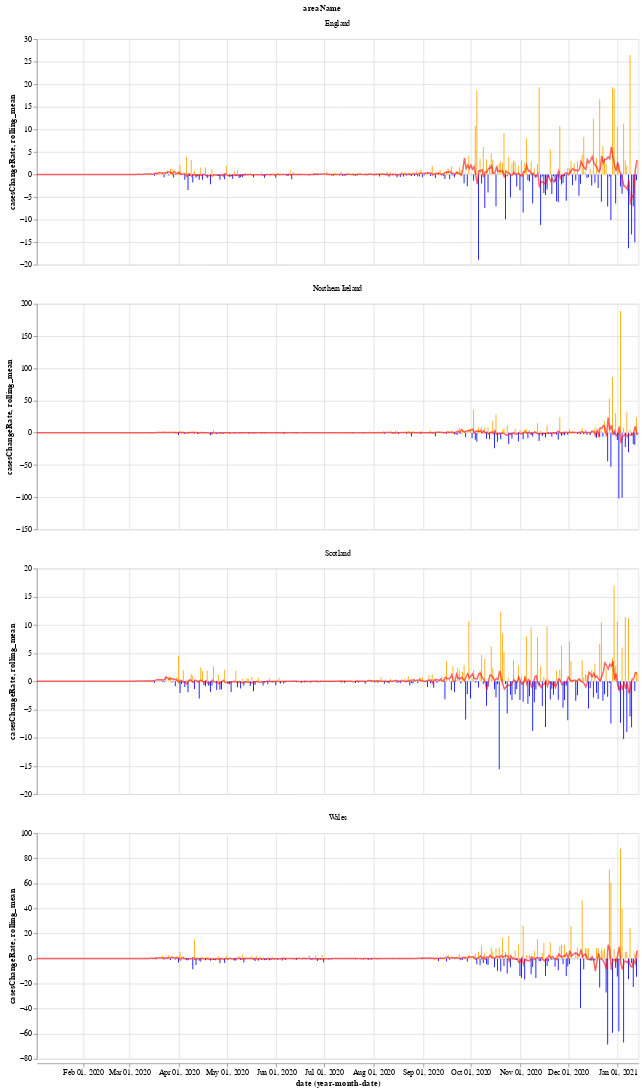

Here is the notebook cell this chart was saved with:
### Markdown cell above
We will use the Python library `Altair` for visualising the data, see the [altair docs](https://altair-viz.github.io/) for more information.

First we have a graph which shows the daily change in the number of new cases for each country. This number jumps up and down all over the place, which is likely due to delay in reporting of new cases over the weekend. Another interesting thing is that it looks like the daily cases in Wales experienced a much shorter period of calm over the summer (calm in the sense of daily cases not jumping up and down).

The orange bars are days when the number of new cases (per 100k population) was more than the previous day, while the blue are days when the number of new cases dropped. The red line is the 7 day moving average. 

When the moving average line is below 0, it means that there is a consistent drop in new cases. We can see this clearly happening around the times that lockdowns were introduced (though, to varying degrees). I will update the graphs soon with a marker of when each lockdown started.

### Code cell
# collapse
import altair as alt

bars = alt.Chart(uk_cases).mark_bar().encode(
    x="yearmonthdate(date):T",
    y="casesChangeRate:Q",
    tooltip='casesChange',
    color=alt.condition(
        alt.datum.casesChangeRate > 0,
        alt.value("orange"),  # The positive color
        alt.value("blue")  # The negative color
    )
).properties(title='Daily change in number of new cases with 7 day rolling mean',width=800).interactive()

line = alt.Chart(uk_cases).mark_line(
    color='red',
    size=2,
    opacity=0.6
).transform_window(
    rolling_mean='mean(casesChangeRate)',
    frame=[0, 7],
    groupby=['areaName']
).encode(
    x='yearmonthdate(date):T',
    y='rolling_mean:Q'
)

alt.layer(bars, line, data=uk_cases).facet(alt.Column(
    'areaName'), columns=1).resolve_scale(y='independent')

### Figure 1 — Vega-Lite specification as saved in the notebook (floating-point values rounded to 4 significant figures; data arrays with more than 128 entries replaced by an {"elided": "..."} marker saying what was removed)
{"config": {"view": {"continuousWidth": 400, "continuousHeight": 300}}, "data": {"name": "data-919c40ead4c210def175c332f83820c7"}, "facet": {"type": "nominal", "field": "areaName"}, "spec": {"layer": [{"mark": "bar", "encoding": {"color": {"condition": {"value": "orange", "test": "(datum.casesChangeRate > 0)"}, "value": "blue"}, "tooltip": {"type": "quantitative", "field": "casesChange"}, "x": {"type": "temporal", "field": "date", "timeUnit": "yearmonthdate"}, "y": {"type": "quantitative", "field": "casesChangeRate"}}, "selection": {"selector001": {"type": "interval", "bind": "scales", "encodings": ["x", "y"]}}, "title": "Daily change in number of new cases with 7 day rolling mean", "width": 800}, {"mark": {"type": "line", "color": "red", "opacity": 0.6, "size": 2}, "encoding": {"x": {"type": "temporal", "field": "date", "timeUnit": "yearmonthdate"}, "y": {"type": "quantitative", "field": "rolling_mean"}}, "transform": [{"window": [{"op": "mean", "field": "casesChangeRate", "as": "rolling_mean"}], "frame": [0, 7], "groupby": ["areaName"]}]}]}, "columns": 1, "resolve": {"scale": {"y": "independent"}}, "$schema": "https://vega.github.io/schema/vega-lite/v4.8.1.json", "datasets": {"data-919c40ead4c210def175c332f83820c7": {"elided": "1508 records"}}}
